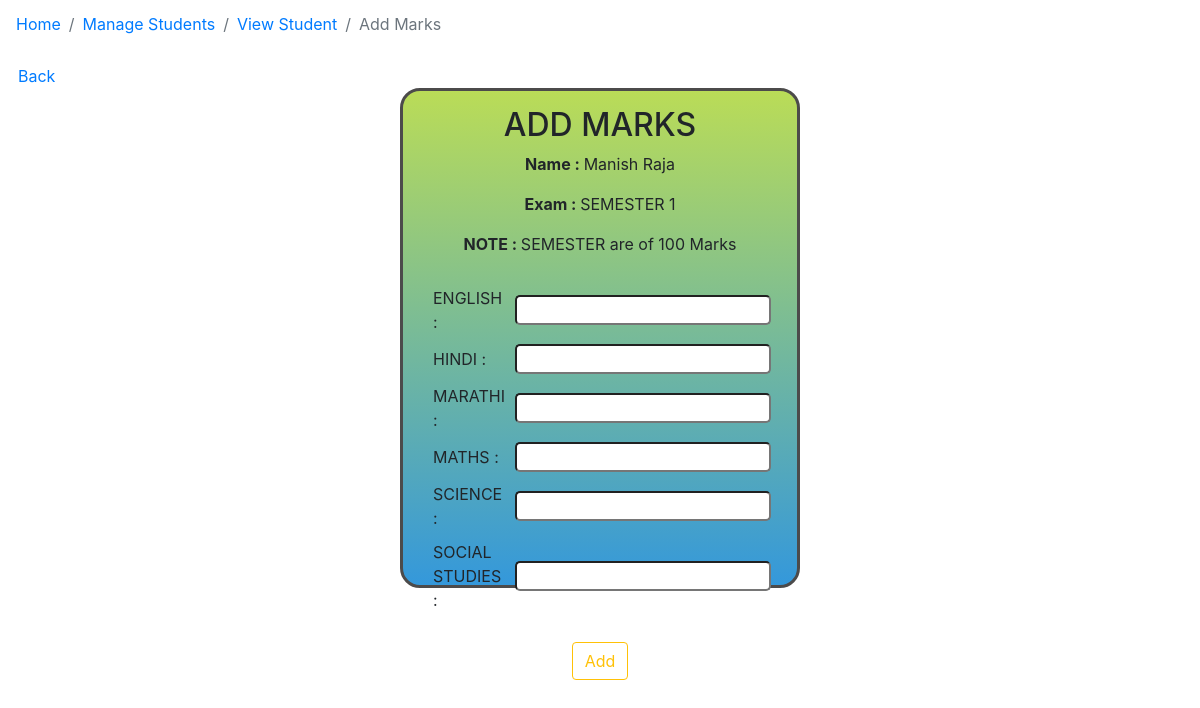
Page /addmarks.php?id=25&exam=SEMESTER 1 on the committed database.
### tables this page shows
CREATE TABLE `student` (
  `id` int(11) NOT NULL,
  `name` varchar(255) NOT NULL,
  `mail_id` varchar(255) NOT NULL,
  `phone` varchar(20) NOT NULL,
  `gender` varchar(10) NOT NULL,
  `roll_no` varchar(20) NOT NULL,
  `standard` int(20) NOT NULL
);

CREATE TABLE `subject` (
  `id` int(11) NOT NULL,
  `name` varchar(50) NOT NULL
);

### addmarks.php (the view, shortened to what this page needs)
<?php
    require 'connection.php';
    if ($_SERVER['REQUEST_METHOD'] == "GET") {
        $id = $_GET['id'];
        $exam_type = $_GET['exam'];
        $query_exam = "select * from exams";
        $res_exam = mysqli_query($conn, $query_exam);
        while ($row_exam = mysqli_fetch_array($res_exam)) {
            if ($row_exam['1'] == $exam_type) {
                $exam_type_id = $row_exam['0'];
            }
        }
    }
?>
<!DOCTYPE html>
<html lang="en">
<head>
    <link rel="stylesheet" href="https://maxcdn.bootstrapcdn.com/bootstrap/4.0.0/css/bootstrap.min.css">
	<link rel="stylesheet" href="style.css" />
</head>
<body class="view_full">
    <nav aria-label="breadcrumb">
        <ol class="breadcrumb">
            <li class="breadcrumb-item"><a href="index.php">Home</a></li>
            <li class="breadcrumb-item"><a href="student.php">Manage Students</a></li>
            <li class="breadcrumb-item"><a href="viewstu.php?id=<?php echo $id; ?>">View Student</a></li>
            <li class="breadcrumb-item active" aria-current="page">Add Marks</li>
        </ol>
    </nav>
    <a href="viewstu.php?id=<?php echo $id; ?>">Back</a>
    <center>
    <form class="add" action="addmarks.php?id=<?php echo $id; ?>&exam_type=<?php echo $exam_type_id; ?>" method="post">
        <h2>ADD MARKS</h2>
        <p><b>Name : </b><?php
            $query_name = "select * from student";
            $res_name = mysqli_query($conn, $query_name);
            while ($row_name = mysqli_fetch_array($res_name)) {
                if ($id == $row_name[0]) {
                    echo $row_name[1];
                }
            }
        ?>
        </p><p><b>Exam : </b><?php echo $exam_type; ?></p>
        <p><b>NOTE : </b>
        <?php
            if ($exam_type=="SEMESTER 1" || $exam_type=="SEMESTER 2") {
                echo "SEMESTER are of 100 Marks";
            }else {
                echo "UNIT TEST are of 20 Marks";
            }
            ?>
         </p><table class="tab_add">
            <?php
            $query = "select * from subject";
            $res = mysqli_query($conn, $query);
            while ($row = mysqli_fetch_array($res)) {
                ?> <tr><td> <?php
                echo $row['1']." :  ";
                ?></td>
                <td><input class="inp" required type="number" name="<?php echo $row['0'] ?>"></td></tr>
                <?php
            }
        ?></table>
        <button class="btn btn-outline-warning" type="submit">Add</button>
    </form>
    </center>
</body>
</html>

### style.css (style rules this page uses)
:root { --gray0: #f8f8f8; --gray1: #dbe1e8; --gray2: #b2becd; --gray3: #6c7983; --gray4: #454e56; --gray5: #2a2e35; --gray6: #12181b; --blue: #005368; --purple: #a82dd1; --yellow: #fff565; --violet: #412cb8; --green: #09a39b; }
.breadcrumb { background: var(--bg-solar); color: var(--text-light); color: var(--text); }
.view_full { background: var(--bg-solar); }
.add { width: 400px; height: 500px; background-image: linear-gradient(to top , #3498DB , #badc57); border-radius: 20px; border: 3px solid #4C4B4B; padding-top: 15px; box-shadow: 0; position: relative; transition: width 0.5s; transition: height 1s; transition: box-shadow 1s; transition: top 2s left 2s; }
.tab_add { margin: 25px; }
.tab_add tr td { padding: 5px; }
.inp { border-radius: 5px; }

### rows in the picture
student: name "Manish Raja"
subject: name "ENGLISH"
subject: name "HINDI"
subject: name "MARATHI"
subject: name "MATHS"
subject: name "SCIENCE"
subject: name "SOCIAL STUDIES"

### other values in the picture
$exam_type "SEMESTER 1"
